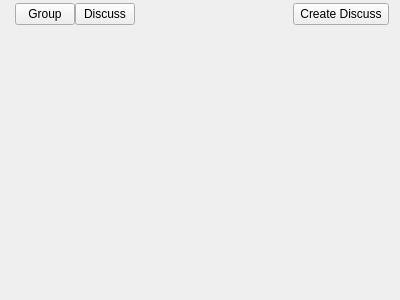
<?xml version="1.0" encoding="UTF-8"?>
<ui version="4.0">
 <class>GroupPanel</class>
 <widget class="QWidget" name="GroupPanel">
  <property name="geometry">
   <rect>
    <x>0</x>
    <y>0</y>
    <width>400</width>
    <height>300</height>
   </rect>
  </property>
  <property name="windowTitle">
   <string>GroupPanel</string>
  </property>
  <layout class="QVBoxLayout" name="verticalLayout" stretch="0,0">
   <property name="spacing">
    <number>0</number>
   </property>
   <property name="leftMargin">
    <number>0</number>
   </property>
   <property name="topMargin">
    <number>0</number>
   </property>
   <property name="rightMargin">
    <number>0</number>
   </property>
   <property name="bottomMargin">
    <number>0</number>
   </property>
   <item>
    <widget class="QWidget" name="widgetHead" native="true">
     <property name="minimumSize">
      <size>
       <width>0</width>
       <height>28</height>
      </size>
     </property>
     <property name="maximumSize">
      <size>
       <width>16777215</width>
       <height>28</height>
      </size>
     </property>
     <layout class="QHBoxLayout" name="horizontalLayout">
      <property name="spacing">
       <number>0</number>
      </property>
      <property name="leftMargin">
       <number>15</number>
      </property>
      <property name="topMargin">
       <number>0</number>
      </property>
      <property name="bottomMargin">
       <number>0</number>
      </property>
      <item>
       <widget class="QPushButton" name="tabGroup">
        <property name="minimumSize">
         <size>
          <width>60</width>
          <height>0</height>
         </size>
        </property>
        <property name="maximumSize">
         <size>
          <width>60</width>
          <height>16777215</height>
         </size>
        </property>
        <property name="text">
         <string>Group</string>
        </property>
       </widget>
      </item>
      <item>
       <widget class="QPushButton" name="tabDiscuss">
        <property name="minimumSize">
         <size>
          <width>60</width>
          <height>0</height>
         </size>
        </property>
        <property name="maximumSize">
         <size>
          <width>60</width>
          <height>16777215</height>
         </size>
        </property>
        <property name="text">
         <string>Discuss</string>
        </property>
       </widget>
      </item>
      <item>
       <spacer name="horizontalSpacer">
        <property name="orientation">
         <enum>Qt::Horizontal</enum>
        </property>
        <property name="sizeHint" stdset="0">
         <size>
          <width>40</width>
          <height>20</height>
         </size>
        </property>
       </spacer>
      </item>
      <item>
       <widget class="QToolButton" name="tbtnCreateDiscuss">
        <property name="maximumSize">
         <size>
          <width>16777215</width>
          <height>22</height>
         </size>
        </property>
        <property name="text">
         <string>Create Discuss</string>
        </property>
        <property name="icon">
         <iconset resource="../inst.qrc">
          <normaloff>:/images/Icon_112.png</normaloff>:/images/Icon_112.png</iconset>
        </property>
        <property name="iconSize">
         <size>
          <width>16</width>
          <height>16</height>
         </size>
        </property>
        <property name="toolButtonStyle">
         <enum>Qt::ToolButtonTextBesideIcon</enum>
        </property>
       </widget>
      </item>
     </layout>
    </widget>
   </item>
   <item>
    <widget class="QStackedWidget" name="stackedWidget"/>
   </item>
  </layout>
 </widget>
 <layoutdefault spacing="6" margin="11"/>
 <resources>
  <include location="../inst.qrc"/>
 </resources>
 <connections/>
</ui>
